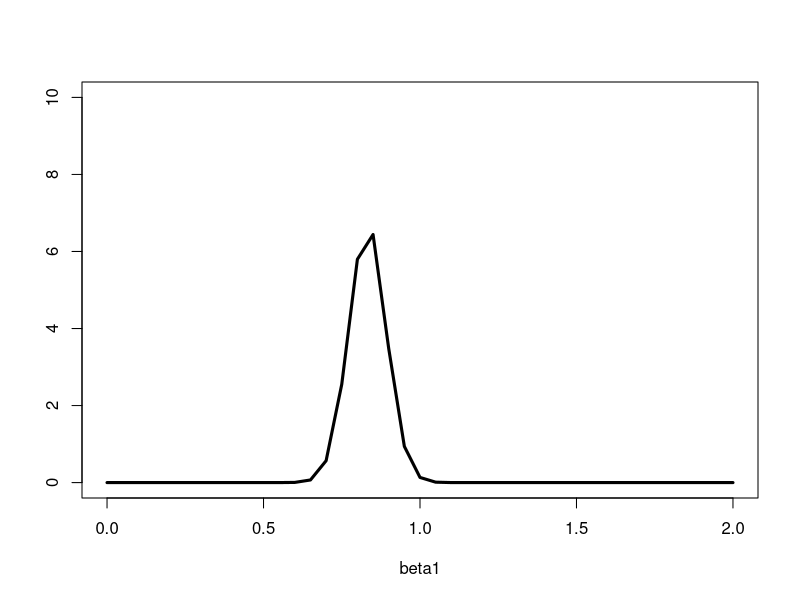
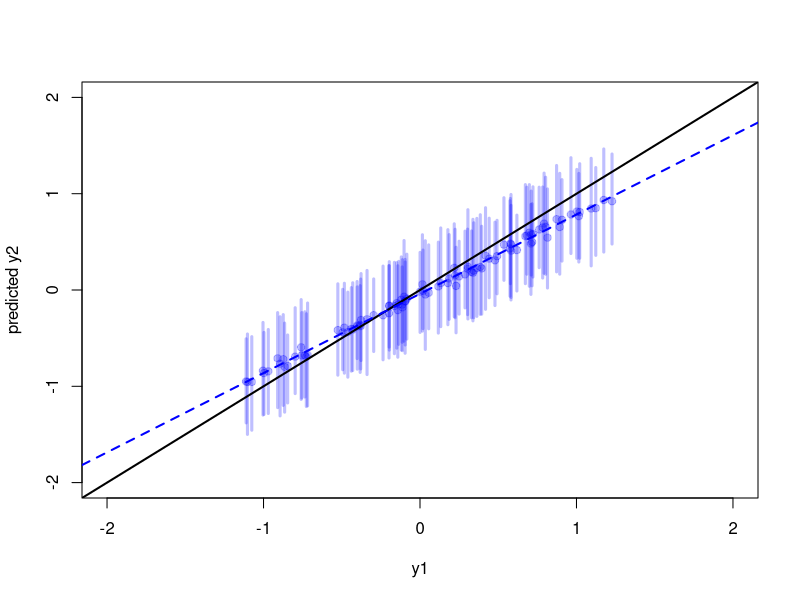

Source code (R) for these figures, in order:
## ---- chunk 1
rm(list=ls())
#initalize random seed
set.seed(1563)
## ---- chunk 2
nObs = 100
muRange = seq(-1,1,by=0.01)
sigma = 0.25

nPredictPerX = 100
## ---- chunk 3

# parameter grid
stepBeta0Grid = 0.05
stepBeta1Grid = 0.05
stepSigmaGrid = 0.05
beta0Grid = seq(-1,1, by = stepBeta0Grid)
beta1Grid = seq(0,2, by = stepBeta1Grid)
sigmaGrid = seq(stepSigmaGrid,2, by = stepSigmaGrid)

# grid utility functions
stepSize = function(grid) {
  if (length(grid)==1) {
    step = 1
  }
  else {
    step = (max(grid) - min(grid)) / (length(grid) - 1)
  }
  return(step)
}

buildPriorUnivar = function(beta0Grid,betaPGrid,sigmaGrid) {
  # build useful grid objects
  nBeta0Grid = length(beta0Grid)
  nBetaPGrid = length(betaPGrid)
  nSigmaGrid = length(sigmaGrid)
  #
  prior = array( rep(1, nBeta0Grid * nBetaPGrid * nSigmaGrid ),
                 dim = c(nBeta0Grid, nBetaPGrid, nSigmaGrid ))
  #
  for (nB0 in 1:nBeta0Grid) {
    for (nBP in 1:nBetaPGrid) {
      for (nSig in 1:nSigmaGrid) {
        # change next expression to set different priors
        prior[nB0,nBP, nSig] = 1 / nSig^2
      }
    }
  }
  return(prior)
}

likelihoodUnivar = function(y,xP, b0L, bPL, sL){
  loglike = sum(log(dnorm(y-b0L-bPL*xP, mean = 0, sd=sL)))
  like = exp(loglike)
  return(like)
}

compPostUnivar = function(y,xP, prior, beta0Grid,betaPGrid,sigmaGrid) {
  # build useful grid objects
  nBeta0Grid = length(beta0Grid)
  nBetaPGrid = length(betaPGrid)
  nSigmaGrid = length(sigmaGrid)
  #initialize local posterior
  post = array( rep(-1, nBeta0Grid * nBetaPGrid * nSigmaGrid ),
                dim = c(nBeta0Grid, nBetaPGrid, nSigmaGrid ))
  # compute posterior
  for (nBeta0 in 1:nBeta0Grid) {
    b0 = beta0Grid[nBeta0]
    #print(paste("bo = ", b0))
    for (nBetaP in 1:nBetaPGrid) {
      bP = betaPGrid[nBetaP]
      for (nSigma in 1:nSigmaGrid) {
        s = sigmaGrid[nSigma]
        post[nBeta0,nBetaP,nSigma] = likelihoodUnivar(y,xP,b0,bP,s) * prior[nBeta0,nBetaP,nSigma]
      }
    }
  }
  # normalize posterior
  post = post / (sum(post) * stepSize(beta0Grid) * stepSize(betaPGrid) * stepSize(sigmaGrid)) 
  # return
  return(post)
}
## ---- chunk 4
mus = sample(muRange, nObs, replace = TRUE)
y1 = rnorm(nObs, mean = mus, sd = sigma)
y2 = rnorm(nObs, mean = mus, sd = sigma)
## ---- chunk 5
# build priors
prior = buildPriorUnivar(beta0Grid,beta1Grid,sigmaGrid)

#compute posterior function iteratively using batches of 100 observations
for (k in 1:floor(nObs/100)) {
  #print(k)
  post = compPostUnivar(y2,y1,prior, beta0Grid,beta1Grid,sigmaGrid)
  prior = post
}

#compute and plot marginal posterior for slope
margPostBeta1 = apply(post,c(2),sum)
margPostBeta1 = margPostBeta1 / (sum(margPostBeta1) * stepSize(beta1Grid))

plot(beta1Grid, margPostBeta1,
     xlab = "beta1", ylab="",
     type = "l", lwd = 3,
     ylim=c(0,10))
## ---- chunk 6
#initialize storage arrays
predicted = array(rep(-1, nObs * nPredictPerX),
                    dim = c(nObs, nPredictPerX))

#build conditional posteriors for sampling purposes
margBeta0 = apply(post,c(1),sum)

margBeta1GivenBeta0 = array(rep(-1,length(beta0Grid) * length(beta1Grid)),
                            dim= c(length(beta0Grid), length(beta1Grid)))
for (nBeta0 in 1:length(beta0Grid)) {
  margBeta1GivenBeta0[nBeta0,] = apply(post[nBeta0,,],c(1),sum)
}

# make predictions
for (t in 1:nObs) {
  xNew = y1[t]
  for (sim in 1:nPredictPerX) {
    b0Index = sample(1:length(beta0Grid), 1, prob=margBeta0)
    b1Index = sample(1:length(beta1Grid), 1, prob=margBeta1GivenBeta0[b0Index,])
    sigIndex = sample(1:length(sigmaGrid), 1, prob=post[b0Index,b1Index,])
    b0Sample = beta0Grid[b0Index]
    b1Sample = beta1Grid[b1Index]
    sigSample = sigmaGrid[sigIndex]
    predicted[t,sim] = rnorm(1,b0Sample + xNew * b1Sample, sigSample)
  }
}

# make plot
meanPredict = apply(predicted,c(1),mean)
plot(y1, meanPredict,
     pch = 19,
     col=rgb(red=0.0, green=0.0, blue=1.0, alpha=0.25),
     xlab = "y1", ylab = "predicted y2",
     xlim = c(-2,2), ylim = c(-2,2))
for (t in 1:nObs) {
  tenPer = quantile(predicted[t,],probs=0.1)
  ninetyPer = quantile(predicted[t,],probs=0.9)
  segments(y1[t],tenPer , y1[t], ninetyPer ,
           col=rgb(red=0.0, green=0.0, blue=1.0, alpha=0.25),
           lwd = 3)
}
abline(0,1, lwd=2)
abline(lm(meanPredict ~ y1), lty=2, lwd=2, col="blue")
